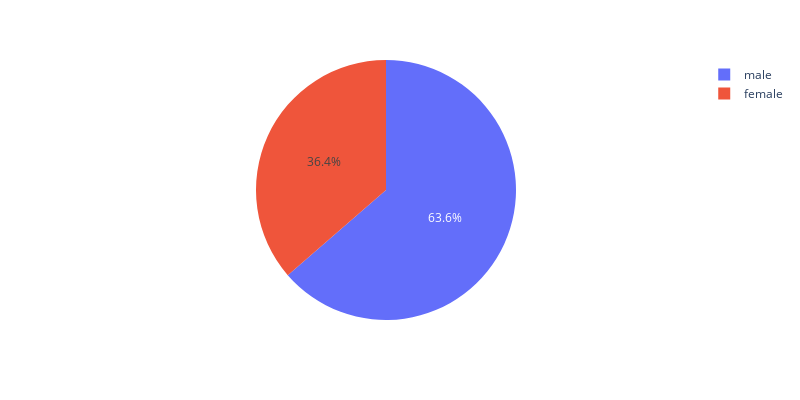

Here is the notebook cell this chart was saved with:
### Code cell
fig = px.pie(test, names='Sex')
fig.update_layout(bargap=0.2, width=800, height=400)

### Figure 1 — Plotly figure (JSON) as saved in the notebook; plotly's stock layout.template omitted (floating-point values rounded to 4 significant figures; data arrays with more than 128 entries replaced by an {"elided": "..."} marker saying what was removed)
{"data": [{"domain": {"x": [0, 1], "y": [0, 1]}, "hovertemplate": "Sex=%{label}<extra></extra>", "labels": {"elided": "418 str values"}, "legendgroup": "", "name": "", "showlegend": true, "type": "pie"}], "layout": {"bargap": 0.2, "height": 400, "legend": {"tracegroupgap": 0}, "margin": {"t": 60}, "width": 800}}
